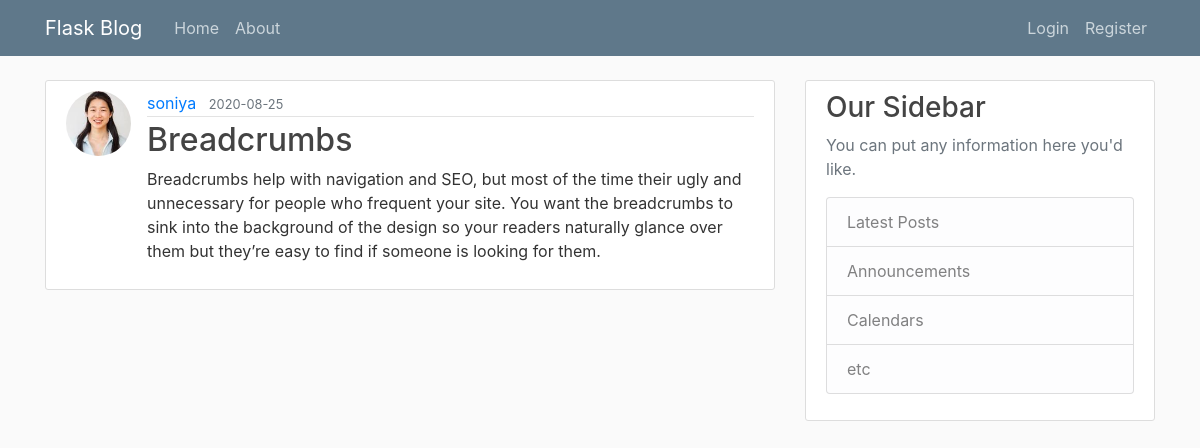
/post/1, run on an earlier commit of the app's database.
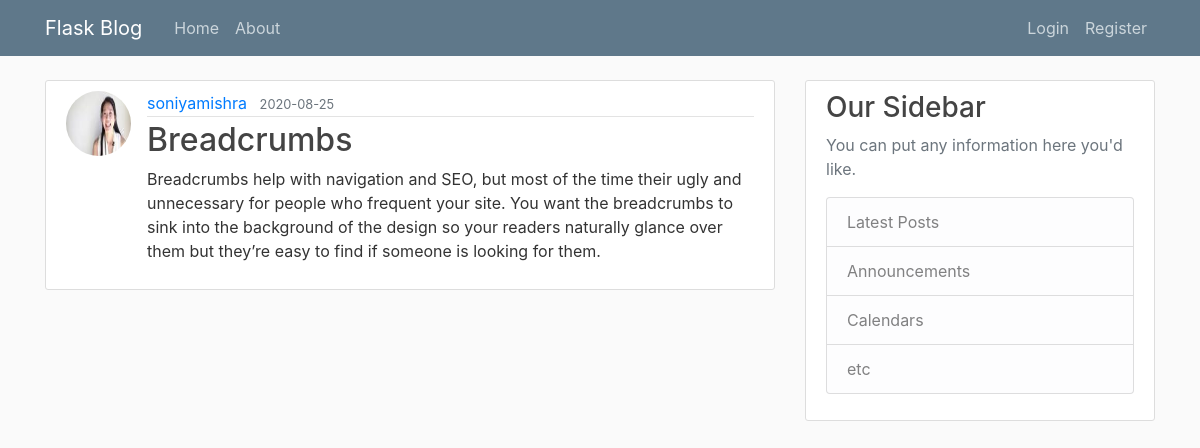
And on a later commit of the database.
### flaskBlog/models.py (models this page shows, shortened)
class User(db.Model,UserMixin):
    id =db.Column(db.Integer,primary_key=True)
    username=db.Column(db.String(20),unique=True,nullable=False)
    email=db.Column(db.String(120),unique=True,nullable=False)
    image_file=db.Column(db.String(20),nullable=False,default="default.jpg")
    password=db.Column(db.String(60),nullable=False)
    posts=db.relationship('Post',backref='author',lazy=True)

### flaskBlog/posts/routes.py (the view)
@posts.route("/post/<int:post_id>")
def post(post_id):
    post=Post.query.get_or_404(post_id)
    return render_template('post.html',title=post.title,post=post)

### flaskBlog/templates/post.html (shortened to what this page needs)
{% extends "layout.html" %}
{% block content %}
    <article class="media content-section">
      <img class="rounded-circle article-img" src=" {{ url_for('static',filename='profile_pics/'+ post.author.image_file) }} " >
        <div class="media-body">
          <div class="article-metadata">
            <a class="mr-2" href="{{ url_for('posts.user_posts',username=post.author.username) }}">{{ post.author.username }}</a>
            <small class="text-muted">{{ post.date_posted.strftime('%Y-%m-%d') }}</small>
          </div>
          <h2><a class="article-title">{{ post.title }}</a></h2>
          <p class="article-content">{{ post.content }}</p>
        </div>
      </article>
{% endblock content%}

What changed in the data, as far as the page shows it:
changed User: image_file: a different picture; author.username "soniya" → "soniyamishra"
